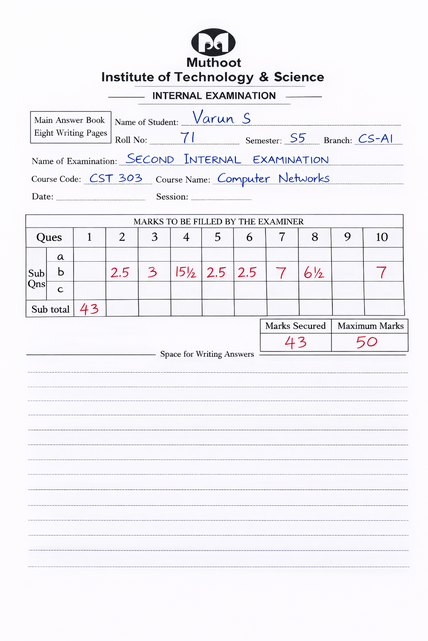
#> input picture backend/data/samples/demo.png, 428 x 641 px, shrunk from 1024 x 1536 before the run, found by its file name
$ python roi_cleaning_test.py
#> lines starting #> are read from the running program, lines starting #| are printed output that depends on the picture; after the words box and inside, x2 and y2 are one past the last pixel; in counts of white or black regions, pixels touching at a corner belong together
#> further down, image is the input picture: shape (641, 428, 3); mean B, G, R 245.7, 241.2, 242.5
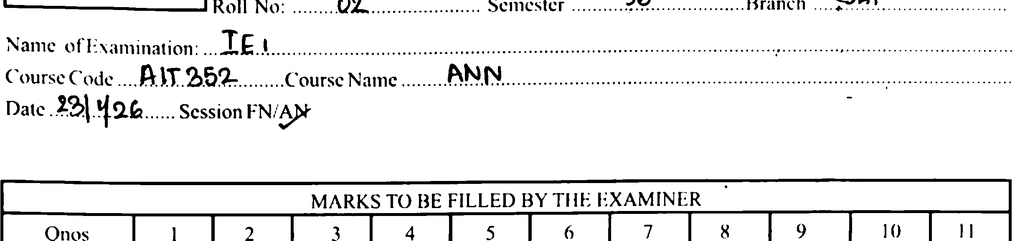
#> input picture backend/data/debug/header.png, 1015 x 241 px, shrunk from 2430 x 578 before the run, found by its file name
#> further down, header is the input picture: shape (241, 1015, 3); min 0, max 255, mean 236.7
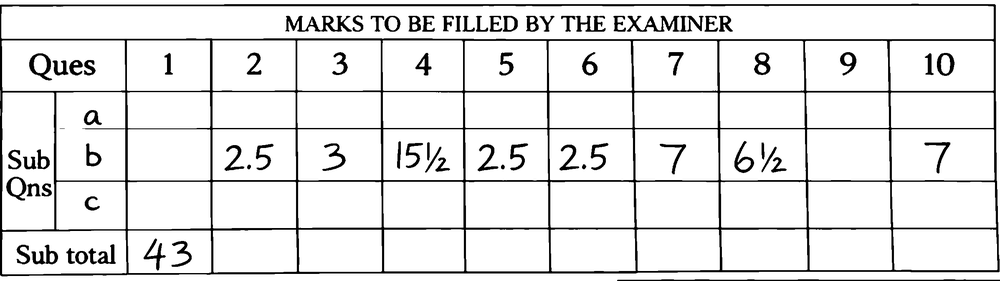
#> input picture backend/data/debug/marks_table.png, 1000 x 281 px, shrunk from 2395 x 674 before the run, found by its file name
#> further down, marks_table is the input picture: shape (281, 1000, 3); min 0, max 255, mean 229.9
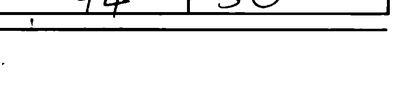
#> input picture backend/data/debug/marks_secured.png, 394 x 90 px, shrunk from 944 x 216 before the run, found by its file name
#> further down, marks_secured is the input picture: shape (90, 394, 3); min 0, max 255, mean 236.1
### backend/app/services/roi_cleaning.py
import cv2
import numpy as np

def clean_header_roi(image):
    gray = cv2.cvtColor(image, cv2.COLOR_BGR2GRAY)

    thresh = cv2.adaptiveThreshold(
        gray,
        255,
        cv2.ADAPTIVE_THRESH_GAUSSIAN_C,
        cv2.THRESH_BINARY_INV,
        15,
        8
    )
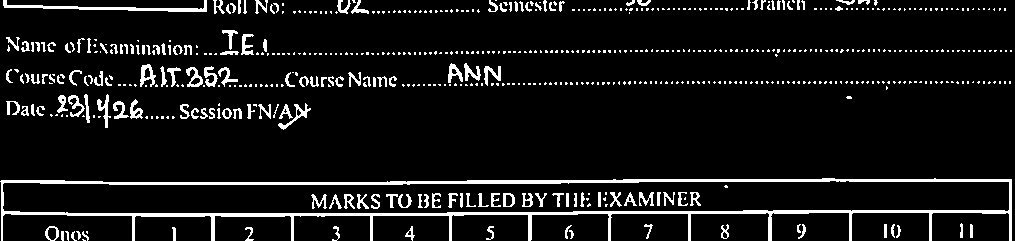
#> thresh: shape (241, 1015); 8.2% white; 614 white regions (445 under 20 px), largest, box (x1, y1, x2, y2) and area: (0, 178, 1012, 241) 7705, (3, 0, 207, 12) 697, (140, 64, 156, 87) 185

    kernel = np.ones((2, 2), np.uint8)
    cleaned = cv2.morphologyEx(thresh, cv2.MORPH_OPEN, kernel)
#> cleaned: shape (241, 1015); 7.9% white; 651 white regions (479 under 20 px), largest, box (x1, y1, x2, y2) and area: (2, 179, 1013, 241) 7660, (4, 0, 208, 13) 704, (141, 65, 157, 88) 185

    return cleaned

def clean_marks_table_roi(image):
    gray = cv2.cvtColor(image, cv2.COLOR_BGR2GRAY)
#> gray: shape (281, 1000)

    _, binary = cv2.threshold(
        gray, 0, 255, cv2.THRESH_BINARY_INV + cv2.THRESH_OTSU
    )
#> binary: shape (281, 1000); 10.1% white in thin lines or dots

    # Horizontal line removal
    h_kernel = cv2.getStructuringElement(cv2.MORPH_RECT, (40, 1))
    remove_h = cv2.morphologyEx(binary, cv2.MORPH_OPEN, h_kernel)
#> remove_h: shape (281, 1000); 4.3% white in thin lines or dots

    # Vertical line removal
    v_kernel = cv2.getStructuringElement(cv2.MORPH_RECT, (1, 40))
    remove_v = cv2.morphologyEx(binary, cv2.MORPH_OPEN, v_kernel)
#> remove_v: shape (281, 1000); 2.2% white in thin lines or dots

    grid = cv2.add(remove_h, remove_v)
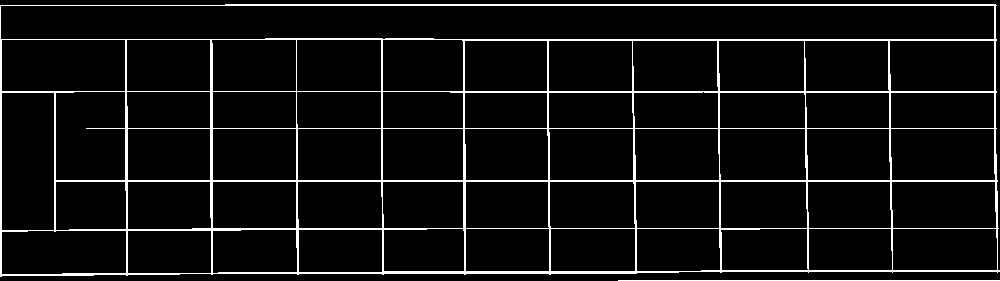
#> grid: shape (281, 1000); 6.4% white in thin lines or dots
    cleaned = cv2.subtract(binary, grid)
#> cleaned: shape (281, 1000); 3.7% white; 244 white regions (162 under 20 px), largest, box (x1, y1, x2, y2) and area: (286, 16, 352, 32) 471, (627, 16, 679, 32) 339, (576, 16, 606, 32) 249

    kernel = np.ones((2, 2), np.uint8)
    cleaned = cv2.morphologyEx(cleaned, cv2.MORPH_CLOSE, kernel)
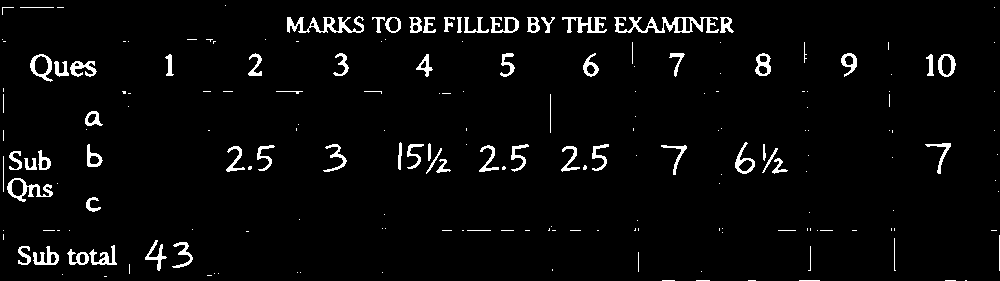
#> cleaned: shape (281, 1000); 3.7% white; 196 white regions (124 under 20 px), largest, box (x1, y1, x2, y2) and area: (614, 17, 719, 33) 730, (287, 16, 364, 33) 570, (7, 178, 53, 202) 365

    return cleaned

def clean_marks_secured_roi(img):
    gray = cv2.cvtColor(img, cv2.COLOR_BGR2GRAY)
#> gray: shape (90, 394)

    # LIGHT threshold (digits must survive)
    thresh = cv2.adaptiveThreshold(
        gray, 255,
        cv2.ADAPTIVE_THRESH_GAUSSIAN_C,
        cv2.THRESH_BINARY,
        21, 7
    )
#> thresh: shape (90, 394); 92.3% white; 7 black regions (2 under 20 px), largest, box (x1, y1, x2, y2) and area: (0, 0, 390, 18) 1428, (0, 27, 388, 32) 1149, (252, 0, 279, 8) 74, (218, 0, 240, 8) 62, (30, 18, 34, 26) 20

    # remove tiny noise only
    kernel = cv2.getStructuringElement(cv2.MORPH_RECT, (2, 2))
    clean = cv2.morphologyEx(thresh, cv2.MORPH_OPEN, kernel)
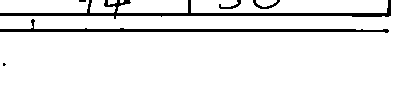
#> clean: shape (90, 394); 92.1% white; 6 black regions (2 under 20 px), largest, box (x1, y1, x2, y2) and area: (0, 0, 391, 19) 1453, (0, 19, 389, 33) 1174, (253, 0, 280, 9) 80, (219, 0, 241, 9) 66

    return clean

### backend/app/services/tests/roi_cleaning_test.py
import cv2
from app.services.roi_cleaning import (
    clean_header_roi,
    clean_marks_table_roi,
    clean_marks_secured_roi
)

image = cv2.imread("data/samples/demo.png")

header = cv2.imread("data/debug/header.png")
marks_table = cv2.imread("data/debug/marks_table.png")
marks_secured =  cv2.imread("data/debug/marks_secured.png")

cv2.imwrite("data/debug/header_clean.png", clean_header_roi(header))
cv2.imwrite("data/debug/marks_table_clean.png", clean_marks_table_roi(marks_table))
cv2.imwrite("data/debug/marks_secured_clean.png", clean_marks_secured_roi(marks_secured))
